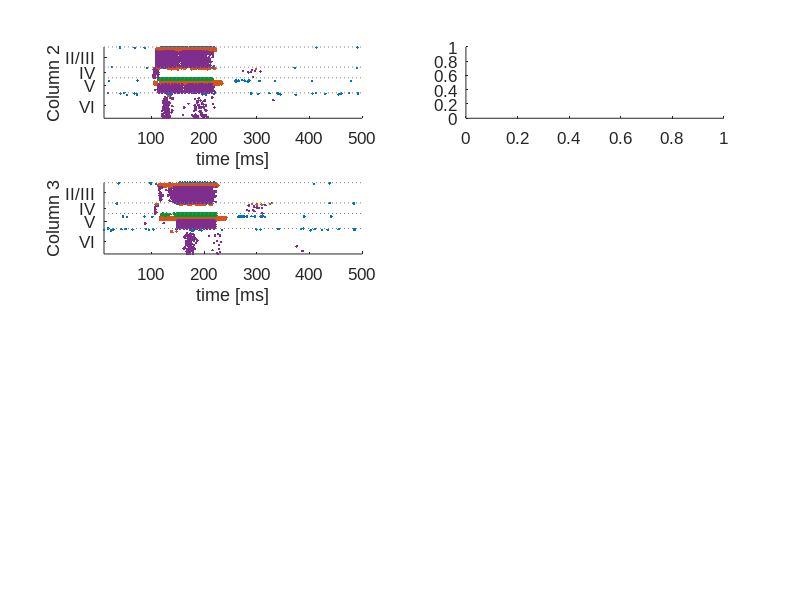

The MATLAB script that drew this image: (Note: this script raises an error after producing the figure.)
set(0,'DefaultAxesFontName', 'Arial');
set(0,'DefaultAxesFontSize', 12);

% Change default text fonts.
set(0,'DefaultTextFontname', 'Arial');
set(0,'DefaultTextFontSize', 12);


%FS blockade
spikes_data = load('activity_final_FSblockade50.csv');
min_time = 10;
max_time =500;
start_index = find (spikes_data(:,1)>=min_time,1, 'first');
end_index = find (spikes_data(:,1)< max_time,1, 'last');
spikes = spikes_data(start_index:end_index,:);
col_number = 3;
figure;
for col = 2:col_number 

    spikes_temp = spikes(spikes(:,3)== (col-1),:);
    subplot(4,2, 2*col -3);
    scatter(spikes_temp(spikes_temp(:,4)==1, 1), spikes_temp(spikes_temp(:,4)==1, 2), '.r');
    hold on;
    scatter(spikes_temp(spikes_temp(:,4)==2, 1), spikes_temp(spikes_temp(:,4)==2, 2), '.b');
     hold on;
    scatter(spikes_temp(spikes_temp(:,4)==4, 1), spikes_temp(spikes_temp(:,4)==4, 2),'Marker', '.', 'MarkerEdgeColor',[0,0.6,0.2]);
    hold on;
    scatter(spikes_temp(spikes_temp(:,4)==3, 1), spikes_temp(spikes_temp(:,4)==3, 2), '.g');
  
    %layer markings
    VItop = max(spikes_temp(spikes_temp(:,5) == 6,2));
    Vtop = max(spikes_temp(spikes_temp(:,5) == 5,2));
    IVtop = max(spikes_temp(spikes_temp(:,5) == 4,2));
    IIItop = max(spikes_temp(spikes_temp(:,5) == 3,2));

    
    minCol = min( spikes_data(spikes_data(:,3)== (col-1),2));
    maxCol = max( spikes_data(spikes_data(:,3)== (col-1),2));
    set(gca,'YTick', [(VItop-minCol)/2 + minCol , (Vtop - VItop)/2 + VItop , (IVtop-Vtop)/2+ Vtop, (IIItop-IVtop)/2+ IVtop])
    set(gca,'YTickLabel',{'VI','V','IV','II/III'})
     line( [min_time max_time], [ VItop,  VItop], 'LineStyle',':', 'Color', [0.5,0.5,0.5])
     line( [min_time max_time], [ Vtop,  Vtop], 'LineStyle',':', 'Color', [0.5,0.5,0.5])
     line( [min_time max_time], [ IVtop,  IVtop], 'LineStyle',':', 'Color', [0.5,0.5,0.5])
     line( [min_time max_time], [ IIItop,  IIItop], 'LineStyle',':', 'Color', [0.5,0.5,0.5])
    %axes labels
     xlabel('time [ms]');
    ylabel(['Column ', int2str(col)]);
    
    xlim([min_time max_time]) ;
    ylim( [minCol, maxCol]);
%       if col == 1
%            legend('LTS', 'FS',  'IB','RS')
%       end;
    
    hold off;
   
end;

lfp_data1 = load('lfp_CONTROL_focal.csv');
lfp_data2 = load('lfp_final_FSblockade50.csv');

start_index = find (lfp_data1(:,1)>=min_time,1, 'first');
end_index = find (lfp_data1(:,1)<= max_time,1, 'last');
lfp1 = lfp_data1(start_index:end_index,:);
lfp2 = lfp_data2(start_index:end_index,:);
col_number = 3;

ymin = min(min([lfp1(:, 2:(col_number+1)); lfp2(:, 2:(col_number+1))]));
ymax = max(max([lfp1(:, 2:(col_number+1)); lfp2(:, 2:(col_number+1))]));



for col = 2:col_number 
 
subplot(4,2,2*col -2); 
plot(lfp1(:,1), lfp1(:,col+1), 'k', 'LineWidth', 1,  'LineSmoothing','on')
hold on;
plot(lfp2(:,1), lfp2(:,col+1), 'Color', [0.5,0,1], 'LineWidth', 1,  'LineSmoothing','on')
hold off;
ylim([ymin, ymax]);
xlim([min_time max_time]);
set(gca,'YTick', [-20 10])
set(gca,'YTickLabel',{'0','-1'})
set(gca,'Box','off')
set(gca,'YDir','reverse')
xlabel('time [ms]')   
end;
 legend_handle = legend('Control', 'FS blocked')
 set(legend_handle, 'Box', 'off')
set(legend_handle, 'Location', 'SouthEast')


%EEG 
eeg_data1 = load('eeg_control_gamma1.csv');
min_time = 500;
max_time = 1500;
start_index = find (eeg_data1(:,1)>=min_time,1, 'first');
end_index = find (eeg_data1(:,1)<= max_time,1, 'last');
eeg = eeg_data1(start_index:end_index,:);

subplot(4,2,5); 
plot(eeg(:,1)-500, eeg(:,2)/1000+2.5, 'k', 'LineWidth', 0.5,  'LineSmoothing','on')
set(gca,'YTick', [-6 0 6])
set(gca,'YTickLabel',{'-6','0','6'})
set(gca,'Box','off')
xlabel('[ms]')  
ylim([-6 6])

[freq,fft_result] = fft_plot('eeg_control_gamma1.csv', 'b');

subplot(4,2,7); 
plot(freq(10:200), fft_result(10:200), 'k', 'LineWidth', 1,  'LineSmoothing','on')

set(gca,'Box','off')
xlabel('[Hz]') 
ylabel(['Amplitude'])

lfp_data1 = load('lfp_contr_ampl25.csv');
lfp_data2 = load('lfp_final_FSstronger50.csv');
% lfp_data1 = (-1)*lfp_data1 - 20;
% lfp_data2 = (-1)*lfp_data2 - 20;
% size(lfp_data1)
min_time = 10;
max_time = 500;
start_index = find (lfp_data1(:,1)>=min_time,1, 'first');
end_index = find (lfp_data1(:,1)<= max_time,1, 'last');
lfp1 = lfp_data1(start_index:end_index,:);
lfp2 = lfp_data2(start_index:end_index,:);
col_number = 3;

ymin = min(min([lfp1(:, 2:(col_number+1)); lfp2(:, 2:(col_number+1))]))
ymax = max(max([lfp1(:, 2:(col_number+1)); lfp2(:, 2:(col_number+1))]))



for col = 2:col_number 
 
subplot(4,2,2*(col +1)); 
plot(lfp1(:,1), lfp1(:,col+1), 'k', 'LineWidth', 1,  'LineSmoothing','on')
hold on;
plot(lfp2(:,1), lfp2(:,col+1), 'Color', [0.2,0.5,0.8], 'LineWidth', 1,  'LineSmoothing','on')
hold off;
ylim([ymin, ymax]);
xlim([min_time max_time]);
set(gca,'YTick', [-20 10])
set(gca,'YTickLabel',{'0','-1'})
set(gca,'Box','off')
set(gca,'YDir','reverse')
xlabel('time [ms]')   
end;
set(gca,'Box','off')
 legend_handle = legend('Control', 'FS increased')
 set(legend_handle, 'Box', 'off')
set(legend_handle, 'Location', 'SouthEast')
